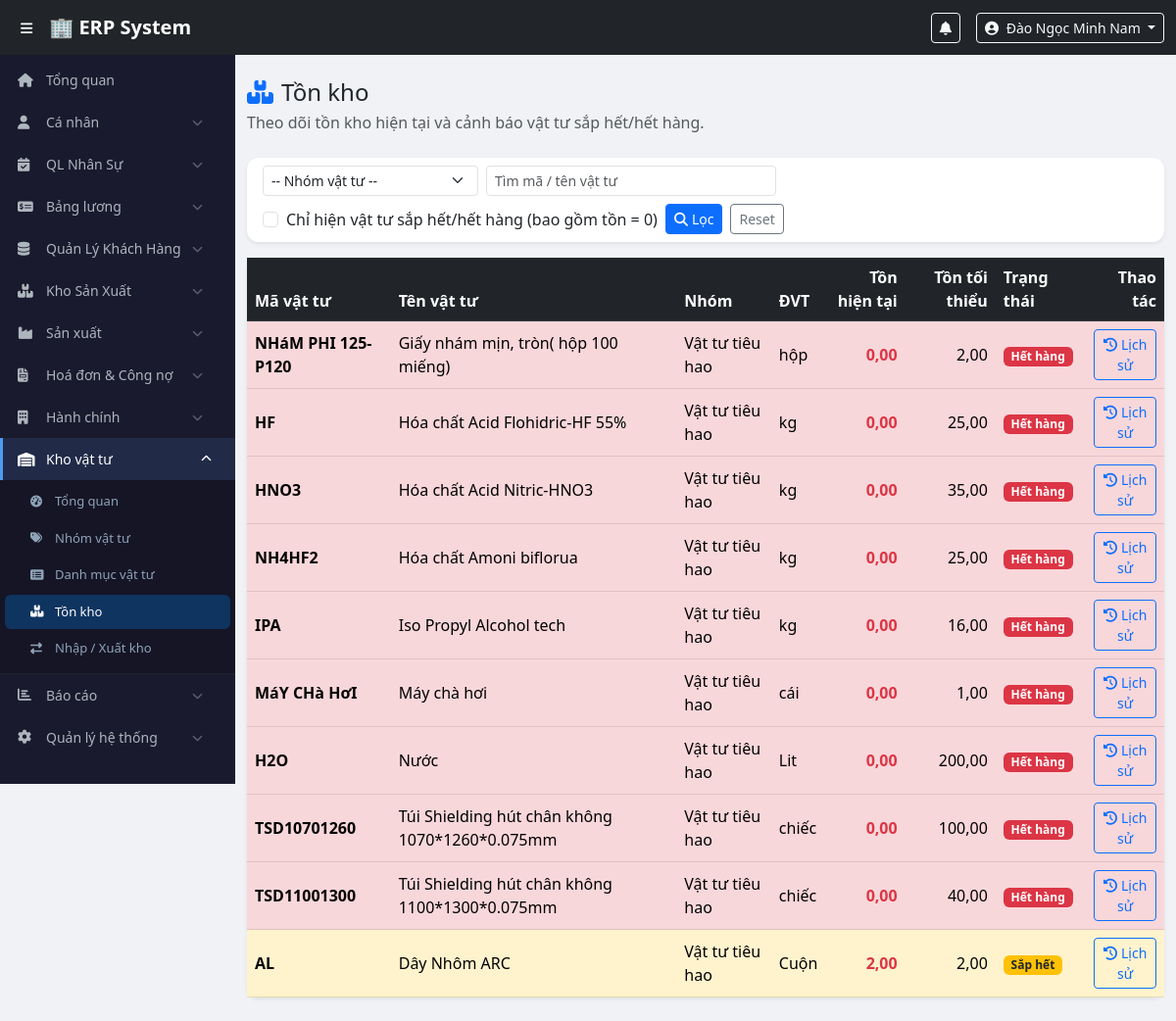
/modules/warehouse_admin/stock.php (signed in), run on the app's committed database.
### tables this page shows
CREATE TABLE `wa_items` (
  `id` int(11) NOT NULL,
  `category_id` int(11) NOT NULL,
  `item_code` varchar(50) NOT NULL,
  `item_name` varchar(200) NOT NULL,
  `unit` varchar(30) NOT NULL DEFAULT 'cái',
  `min_stock` decimal(12,2) NOT NULL DEFAULT 0.00,
  `is_active` tinyint(1) NOT NULL DEFAULT 1,
  `created_at` timestamp NOT NULL DEFAULT current_timestamp()
);

### config/functions.php (called while the page is built, shortened)
<?php
function fetchAllSafe(PDO $pdo, string $sql, array $params = []): array {
    try {
        $stmt = $pdo->prepare($sql);
        $stmt->execute($params);
        return $stmt->fetchAll(PDO::FETCH_ASSOC) ?: [];
    } catch (Throwable $e) {
        return [];
    }
}
function e($value): string {
    return htmlspecialchars((string) ($value ?? ''), ENT_QUOTES | ENT_SUBSTITUTE, 'UTF-8');
}
?>

### modules/warehouse_admin/stock.php (the view, shortened to what this page needs)
<?php
require_once $_SERVER['DOCUMENT_ROOT'] . '/erp/config/database.php';
require_once $_SERVER['DOCUMENT_ROOT'] . '/erp/config/functions.php';
$pdo = getDBConnection();
$keyword = trim((string)($_GET['keyword'] ?? ''));
$lowStockOnly = (string)($_GET['low_stock_only'] ?? '') === '1';
$where = ['i.is_active = 1'];
$params = [];
$stocks = fetchAllSafe($pdo, "
    SELECT s.*
    FROM (
        SELECT i.id, i.item_code, i.item_name, i.unit, COALESCE(i.min_stock, 0) AS min_stock, c.name AS category_name,
               COALESCE(SUM(CASE WHEN t.type='import' THEN t.qty WHEN t.type='export' THEN -t.qty ELSE 0 END), 0) AS stock
        FROM wa_items i
        LEFT JOIN wa_categories c ON c.id = i.category_id
        LEFT JOIN wa_transactions t ON t.item_id = i.id
        WHERE " . implode(' AND ', $where) . "
        GROUP BY i.id, i.item_code, i.item_name, i.unit, COALESCE(i.min_stock, 0), c.name
    ) s
    " . ($lowStockOnly ? 'WHERE (s.stock <= 0) OR (s.stock > 0 AND COALESCE(s.min_stock, 0) > 0 AND s.stock <= COALESCE(s.min_stock, 0))' : '') . "
    ORDER BY
        CASE
            WHEN s.stock <= 0 THEN 0
            WHEN s.stock > 0 AND COALESCE(s.min_stock, 0) > 0 AND s.stock <= COALESCE(s.min_stock, 0) THEN 1
            ELSE 2
        END ASC,
        s.stock ASC,
        s.item_name ASC
", $params);
include $_SERVER['DOCUMENT_ROOT'] . '/erp/includes/header.php';
include $_SERVER['DOCUMENT_ROOT'] . '/erp/includes/sidebar.php';
?>
<div class="main-content"><div class="container-fluid py-4">
    <div class="d-flex justify-content-between align-items-center mb-4">
        <div>
            <h4 class="mb-1"><i class="fas fa-boxes me-2 text-primary"></i>Tồn kho</h4>
            <p class="text-muted mb-0">Theo dõi tồn kho hiện tại và cảnh báo vật tư sắp hết/hết hàng.</p>
        </div>
    </div>
    <div class="card border-0 shadow-sm mb-3">
        <div class="card-body py-2">
            <form class="row g-2 align-items-center" method="get">
                <div class="col-md-3">
                    <select name="category_id" class="form-select form-select-sm">
                        <option value="">-- Nhóm vật tư --</option>
                    </select>
                </div>
                <div class="col-md-4">
                    <input type="text" name="keyword" class="form-control form-control-sm" value="<?= e($keyword) ?>" placeholder="Tìm mã / tên vật tư">
                </div>
                <div class="col-md-auto">
                    <div class="form-check mt-1">
                        <input class="form-check-input" type="checkbox" value="1" id="lowStockOnly" name="low_stock_only" <?= $lowStockOnly ? 'checked' : '' ?>>
                        <label class="form-check-label" for="lowStockOnly">Chỉ hiện vật tư sắp hết/hết hàng (bao gồm tồn = 0)</label>
                    </div>
                </div>
                <div class="col-auto">
                    <button class="btn btn-sm btn-primary"><i class="fas fa-search me-1"></i>Lọc</button>
                </div>
                <div class="col-auto">
                    <a href="/erp/modules/warehouse_admin/stock.php" class="btn btn-sm btn-outline-secondary">Reset</a>
                </div>
            </form>
        </div>
    </div>
    <div class="card border-0 shadow-sm">
        <div class="table-responsive">
            <table class="table table-hover align-middle mb-0">
                <thead class="table-dark">
                    <tr>
                        <th>Mã vật tư</th>
                        <th>Tên vật tư</th>
                        <th>Nhóm</th>
                        <th>ĐVT</th>
                        <th class="text-end">Tồn hiện tại</th>
                        <th class="text-end">Tồn tối thiểu</th>
                        <th>Trạng thái</th>
                        <th class="text-end">Thao tác</th>
                    </tr>
                </thead>
                <tbody>
                <?php foreach ($stocks as $s):
                    $stock = (float)$s['stock'];
                    $minStock = (float)$s['min_stock'];
                    $historyAriaLabel = htmlspecialchars('Xem lịch sử vật tư ' . ($s['item_code'] ?? '') . ' - ' . ($s['item_name'] ?? ''), ENT_QUOTES, 'UTF-8');
                    $rowClass = '';
                    $statusBadge = 'success';
                    $statusText = 'Bình thường';
                    $stockTextClass = 'text-success';
                    if ($stock < 0) {
                        $rowClass = 'table-danger';
                        $statusBadge = 'dark';
                        $statusText = 'Âm kho';
                        $stockTextClass = 'text-danger';
                    } elseif ($stock == 0.0) {
                        $rowClass = 'table-danger';
                        $statusBadge = 'danger';
                        $statusText = 'Hết hàng';
                        $stockTextClass = 'text-danger';
                    } elseif ($stock > 0 && $minStock > 0 && $stock <= $minStock) {
                        $rowClass = 'table-warning';
                        $statusBadge = 'warning text-dark';
                        $statusText = 'Sắp hết';
                        $stockTextClass = 'text-danger';
                    }
                ?>
                    <tr class="<?= $rowClass ?>">
                        <td class="fw-semibold"><?= e($s['item_code']) ?></td>
                        <td><?= e($s['item_name']) ?></td>
                        <td><?= e($s['category_name'] ?? '') ?></td>
                        <td><?= e($s['unit']) ?></td>
                        <td class="text-end fw-bold <?= $stockTextClass ?>"><?= e(number_format($stock, 2, ',', '.')) ?></td>
                        <td class="text-end"><?= e(number_format($minStock, 2, ',', '.')) ?></td>
                        <td><span class="badge bg-<?= $statusBadge ?>"><?= $statusText ?></span></td>
                        <td class="text-end">
                            <button type="button" class="btn btn-sm btn-outline-primary btn-item-history" data-item-id="<?= (int)$s['id'] ?>" aria-label="<?= $historyAriaLabel ?>">
                                <i class="fas fa-history me-1"></i>Lịch sử
                            </button>
                        </td>
                    </tr>
                <?php endforeach; ?>
                </tbody>
            </table>
        </div>
    </div>
</div></div>
<?php include $_SERVER['DOCUMENT_ROOT'] . '/erp/includes/footer.php'; ?>

### assets/css/style.css (style rules this page uses)
body { padding-top: 56px; background: #f0f2f5; font-family: 'Segoe UI', sans-serif; }
.main-content { margin-left: 240px; transition: margin-left 0.3s; min-height: calc(100vh - 56px); }
.card { border-radius: 12px !important; }

### data on the page
wa_items: item_code "NHáM PHI 125-P120", item_name "Giấy nhám mịn, tròn( hộp 100 miếng)", category_name "Vật tư tiêu hao", unit "hộp", stock "0,00", min_stock "2,00", statusText "Hết hàng"
wa_items: item_code "HF", item_name "Hóa chất Acid Flohidric-HF 55%", category_name "Vật tư tiêu hao", unit "kg", stock "0,00", min_stock "25,00", statusText "Hết hàng"
wa_items: item_code "HNO3", item_name "Hóa chất Acid Nitric-HNO3", category_name "Vật tư tiêu hao", unit "kg", stock "0,00", min_stock "35,00", statusText "Hết hàng"
wa_items: item_code "NH4HF2", item_name "Hóa chất Amoni biflorua", category_name "Vật tư tiêu hao", unit "kg", stock "0,00", min_stock "25,00", statusText "Hết hàng"
wa_items: item_code "IPA", item_name "Iso Propyl Alcohol tech", category_name "Vật tư tiêu hao", unit "kg", stock "0,00", min_stock "16,00", statusText "Hết hàng"
wa_items: item_code "MáY CHà HơI", item_name "Máy chà hơi", category_name "Vật tư tiêu hao", unit "cái", stock "0,00", min_stock "1,00", statusText "Hết hàng"
wa_items: item_code "H2O", item_name "Nước", category_name "Vật tư tiêu hao", unit "Lit", stock "0,00", min_stock "200,00", statusText "Hết hàng"
wa_items: item_code "TSD10701260", item_name "Túi Shielding hút chân không 1070*1260*0.075mm", category_name "Vật tư tiêu hao", unit "chiếc", stock "0,00", min_stock "100,00", statusText "Hết hàng"
wa_items: item_code "TSD11001300", item_name "Túi Shielding hút chân không 1100*1300*0.075mm", category_name "Vật tư tiêu hao", unit "chiếc", stock "0,00", min_stock "40,00", statusText "Hết hàng"
wa_items: item_code "AL", item_name "Dây Nhôm ARC", category_name "Vật tư tiêu hao", unit "Cuộn", stock "2,00", min_stock "2,00", statusText "Sắp hết"

### other printed values
$user['full_name'] "Đào Ngọc Minh Nam"
